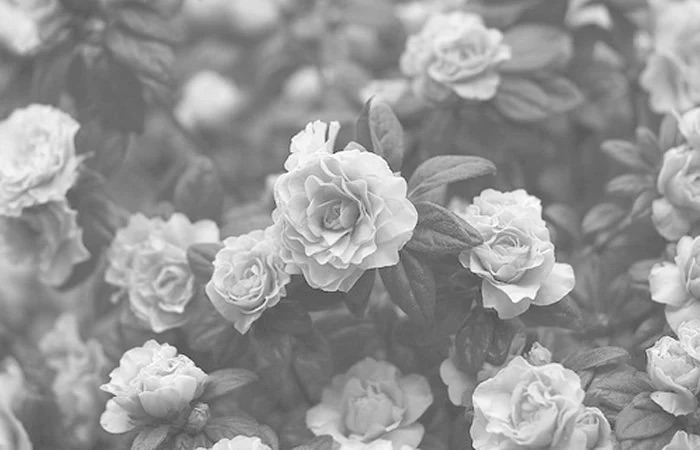
#> input picture ImageProcessing/HistogramEqualisation/img2.jpeg, 700 x 450 px, found by its file name
$ python HistogramEqualisation.py
#> lines starting #> are read from the running program, lines starting #| are printed output that depends on the picture
import numpy as np
import cv2
from matplotlib import pyplot as plt

img = cv2.imread('ImageProcessing/HistogramEqualisation/img2.jpeg', cv2.IMREAD_GRAYSCALE)
#> img is the input picture: shape (450, 700); min 52, max 255, mean 149.7

#Equalisating the histogram using equalizeHist function
equ = cv2.equalizeHist(img)
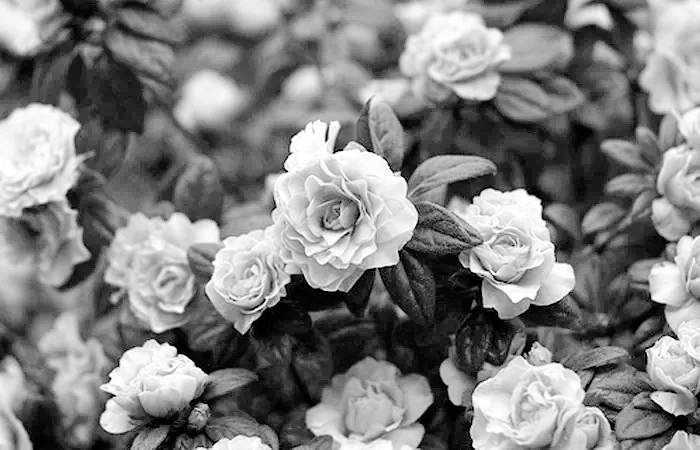
#> equ: shape (450, 700); min 0, max 255, mean 128.5
res = np.hstack((img,equ)) #side by side imgs
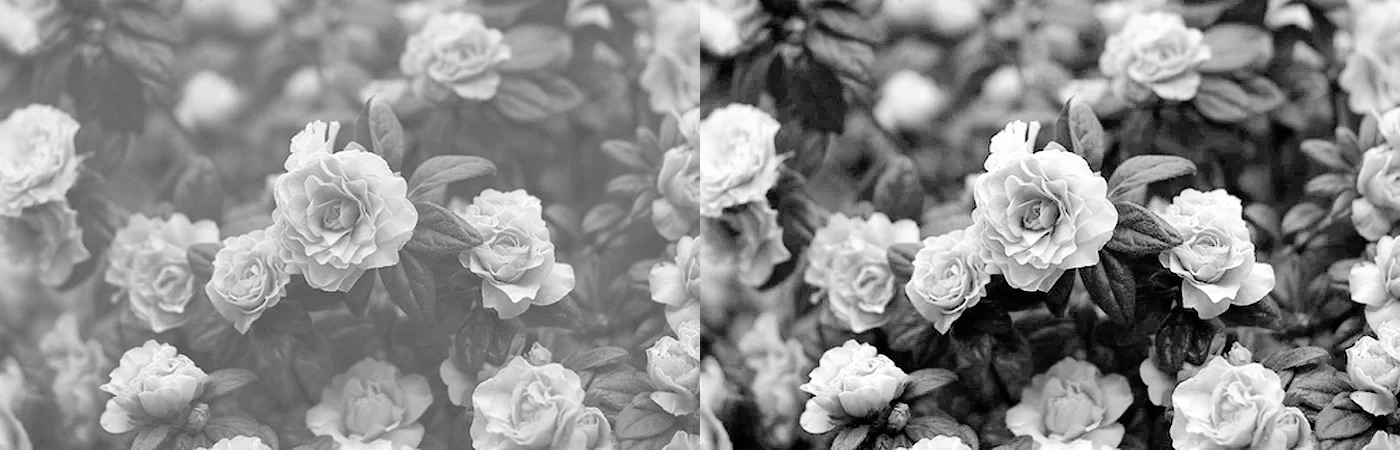
#> res: shape (450, 1400); min 0, max 255, mean 139.1

cv2.imshow('Original img',img)
cv2.imshow('Output img',res)

if cv2.waitKey(0) & 0xff == 27:
#> (key Esc is pressed here)
	cv2.destroyAllWindows()
